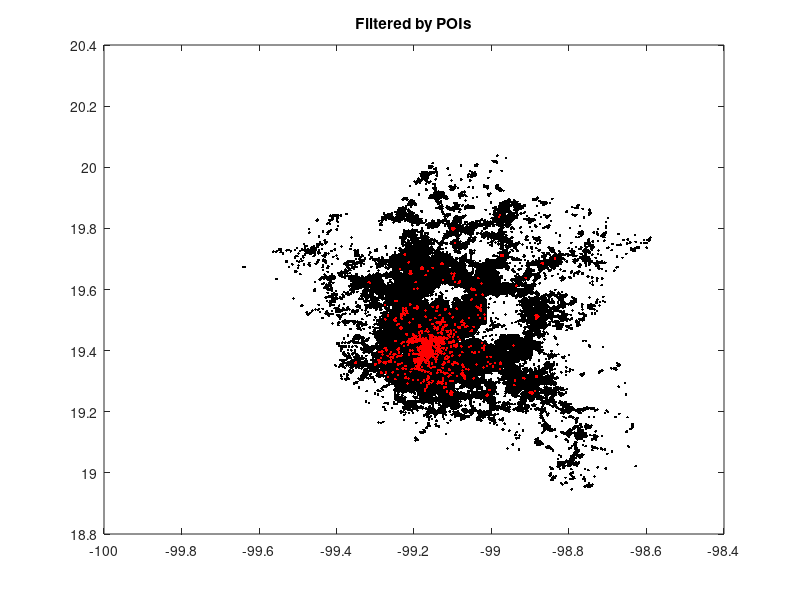

The MATLAB script that drew this image: (Note: this script raises an error after producing the figure.)
%%
% Load dataset
load('poi_grid.csv')
%%
% Visualize
figure
plot(poi_grid(:,1),poi_grid(:,2),'k.')
hold on

% Choose Minimum Threshold
city_total_poi = sum(poi_grid(:,3));
% idx=find(poi_grid(:,3)/city_total_poi>0.00006);
idx=find(poi_grid(:,3) > 40);
filtered_by_poi = poi_grid(idx,:);
% figure
plot(filtered_by_poi(:,1),filtered_by_poi(:,2),'r.')
title('Filtered by POIs')
%
%%Transform Coordinates in pixels
LON=filtered_by_poi(:,1);
LAT=filtered_by_poi(:,2);
DAT=filtered_by_poi(:,3);
% dl=0.00833333; %(minimun resolution between two points)
dl=0.006;
R = makerefmat(min(LON),min(LAT),dl,dl) %%matlabfunction
[pixlatrow, pixloncol ] = latlon2pix(R,LAT,LON); %%
figure
plot(pixloncol,pixlatrow,'.')
%
range=128;%decide matrix size based on resulting pixels

% Create Matrix
map_bin=zeros(range,range);
for i=1:size(pixlatrow)
    I=int32(pixlatrow(i));
    J=int32(pixloncol(i));
    if(I<=range && J<=range)
      map_bin(I,J)=1;
    end
end

% Fractal Dimension
[c]=resize_matrix(map_bin);
figure
spy(c)
figure
boxcount_alg
%
% Largest Cluster
[blobnumber,blobsize,blobIsize,nsize,biggestblob,labeled]=CountBlobs(map_bin);
plotim = (map_bin)+ 2*biggestblob + 2; %three colors 2 (empty), 3 (occupied) and 5 (biggest cluster)
figure
stepfourplot = image(plotim);
colormap('flag')
title('Largest Cluster')
xlabel('Pixels')
ylabel('Pixels')
hh = colorbar();
set(hh,'YLim',[0.5,3.5])
set(hh,'YTick',[1,2,3])
set(hh,'YTickLabel',{'Largest','Empty','Occupied'})
%
% Label Clusters
custom_colormap = jet(256);
custom_colormap(1,:) = 0.8; %set zero values to grey to better see colors
figure
imagesc(labeled)
colorbar
colormap(custom_colormap)
title('Labeled Clusters')
xlabel('Pixels')
ylabel('Pixels')

% Display the size distribution
figure()
hplot2 = plot(blobsize,(nsize/sum(nsize)),'ro');
hold on
tau = 187/91; %theoretical value
limiting_size_dist = blobsize.^(-tau); 
%Add a line as a guide to the eye to compare the 
%the scaling around p_c according to percolation theory
hplot3 = plot(blobsize,limiting_size_dist/sum(limiting_size_dist));
ylim([1e-4,1])
xlim([1,100])
xlabel('Cluster Size, n_{s}')
ylabel('Fraction of Blobs - P(n_{s})')
title('Distribution of Cluster Sizes');
set(gca,'YScale','log')
set(gca,'XScale','log')
%
% Largest Cluster
[rows,cols,cluster_biggest] = find(biggestblob);
[lat,lon] = pix2latlon(R,rows,cols);

to_csv = [lat lon];
csvwrite('biggestblob.csv',to_csv);

% Save labeled Clusters to CSV
[rows,cols,cluster_labeled] = find(labeled);
[lat,lon] = pix2latlon(R,rows,cols);

to_csv = [lat lon cluster_labeled];
csvwrite('labeled.csv',to_csv);

%%
% Location with Largest Density
[dmax,dind] = max(poi_grid(:,3));  % return value and index of most dense coordinate
coords_max=poi_grid(dind,:);       % retrieve long and lat value
fprintf('Lat,Long : %.6f,%.6f\nDensity: %.6f\n', coords_max(2), coords_max(1), coords_max(3));
%%
% Find all coords within distance, show population and distance %%%%%%%%%%%%%%%%%
% calc distances
city_cell=num2cell(poi_grid,2); % convert to cells, easier to iterate on (but memory consuming)
dists = cellfun(@(r) pos2dist(r(2),r(1),coords_max(2),coords_max(1),2),city_cell); % calc dists

city_w_dists=[poi_grid dists];
% and keep only those with population density of 500 or more
idx2=find(city_w_dists(:,3)>10);
filtered_by_pop_2=city_w_dists(idx2,:);

binranges = 0:5:60;
[B,~,idx3] = histcounts(filtered_by_pop_2(:,4),binranges);
bin_means = zeros(length(binranges)-1,2);
for n = 1:length(binranges)-1
    bin_means(n,1) = ( binranges(n) + binranges(n+1) )/ 2;
    bin_means(n,2) = mean(filtered_by_pop_2(idx3==n,3));
end
f = fit(bin_means(:,1),bin_means(:,2)/coords_max(3),'exp1');

% plot densities
figure

semilogy(filtered_by_pop_2(:,4),filtered_by_pop_2(:,3)/coords_max(3),'+','MarkerEdge',[0.8, 0.8, 0.8]);
hold on
semilogy(bin_means(:,1),bin_means(:,2)/coords_max(3),'o','MarkerFaceColor','r');
plot(f)
xlabel('Distance, r (km)')
ylabel('Density of POIs Relative to Max Density')
legend('Data','Binned Data','a*exp(-lambda*r)')
title('POI Densities at Distances (r) from the Center')
hold off
